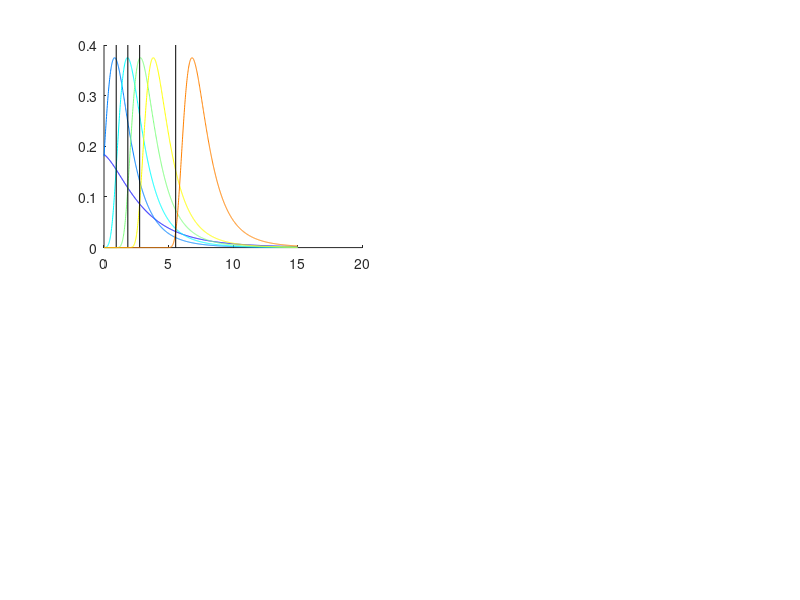

The MATLAB script that drew this image: (Note: this script raises an error after producing the figure.)
%nonGaussROCwork
%close all 
samps=20000;
K=0.2; %shape
noiseSigma=2;
signalSigma=1;
SIGMA=2;
w=2; h=2;
pGuess=0.3;
pYesGivenGuess=0.2;
%contrasts=[0 .1 .25 .5 1 2 3 4 5 7];
contrasts=[0 1 2 3 4 7];
sigmas=signalSigma*ones(1,length(contrasts));
sigmas([1])=noiseSigma; 

mu=repmat(contrasts,samps,1);
sigma=repmat(sigmas,samps,1);
response= gevrnd(K,sigma,mu); % get samps
ranked=sort(response);
ranked=[flipud(ranked(:,1)) ranked(:,2:end)]; %flip the noise ore for ease of comparison

figure;
subplot(h,w,1); hold on
numC=length(contrasts);
colors=jet(numC);
edges=linspace(0,15,100); %minmax(response(:)')
x=linspace(0,15,1000);
critSampling=ranked(round(linspace(1,samps,100)),1);% us percentiles of the noise for criterion spacing


for i=1:numC
    %subplot(numC,1,i); hist(response(:,i),200)
    n=histc(response(:,i),edges);
    %plot(edges,n/samps,'color',colors(i,:))% should be centers...% turned off for now
    
    ys(i,:)=gevpdf(x,K,sigmas(i),contrasts(i)); % find the boundary with a smoother pdf
    plot(x,ys(i,:),'color',colors(i,:))
    
    if i>2
        which=min(find(ys(1,:)<ys(i,:)));
        crit(i)=x(which);  %the criteria trade off for this contrast
        plot([crit(i) crit(i)],ylim,'k')
    end
    
end
for j=1:length(critSampling)
    %plot([critSampling(j) critSampling(j)],ylim,'k')
end
set(gca,'xlim',minmax(edges))
ylabel('probability')
xlabel('response')
%%
% subplot(h,w,3); hold on
% %
%
% plot(ranked)
% for i=1:length(crit)
%     plot([0 samps],[crit(i) crit(i)],'k')
% end
% axis([0 10000 -2 10])

%%
subplot(h,w,2); hold on
for i=1:numC
    for j=1:length(critSampling)
        hits(i,j)=sum(response(:,i)>critSampling(j))/samps;
        FAs(i,j)=sum(response(:,1)>critSampling(j))/samps;
        
    end
    plot(FAs(i,:),hits(i,:),'color',colors(i,:))
    
    if i>2
        %the optimum
        bestH(i)=sum(response(:,i)>crit(i))/samps;
        bestFA(i)=sum(response(:,1)>crit(i))/samps;
        plot(bestFA(i),bestH(i),'ok')
    end
end


%%
subplot(h,w,4); hold on
plot([0 1],[0 1],'k')
axis square
ylabel('hit rate')
xlabel('fa rate')

%guess adjusted
hitsG=(1-pGuess)*(hits)+pGuess*(pYesGivenGuess);
FAsG=(1-pGuess)*(FAs)+pGuess*(pYesGivenGuess);
bestHG=(1-pGuess)*(bestH)+pGuess*(pYesGivenGuess);
bestFAG=(1-pGuess)*(bestFA)+pGuess*(pYesGivenGuess);

gy=pGuess*(pYesGivenGuess);
gn=pGuess*(1-pYesGivenGuess);
fill([0 0 gy gy 1 1 ],[0 1 1 gy gy 0],[.8 .8 .8]);
text(.5,gy/2,'guess yes','HorizontalAlignment','center')

fill([0 1 1 1-gn 1-gn 0 ],[1 1 0 0 1-gn 1-gn],[.8 .8 .8]);
text(.5,1-gn/2,'guess no','HorizontalAlignment','center')

for i=1:numC
    plot(FAsG(i,:),hitsG(i,:),'color',colors(i,:));  %
    if i>2
        plot(bestFAG(i),bestHG(i),'ok'); %the optimum
    end
end


settings.MarkerSize=6;
settings.textObjectFontSize=10;
cleanUpFigure(gcf,settings)
